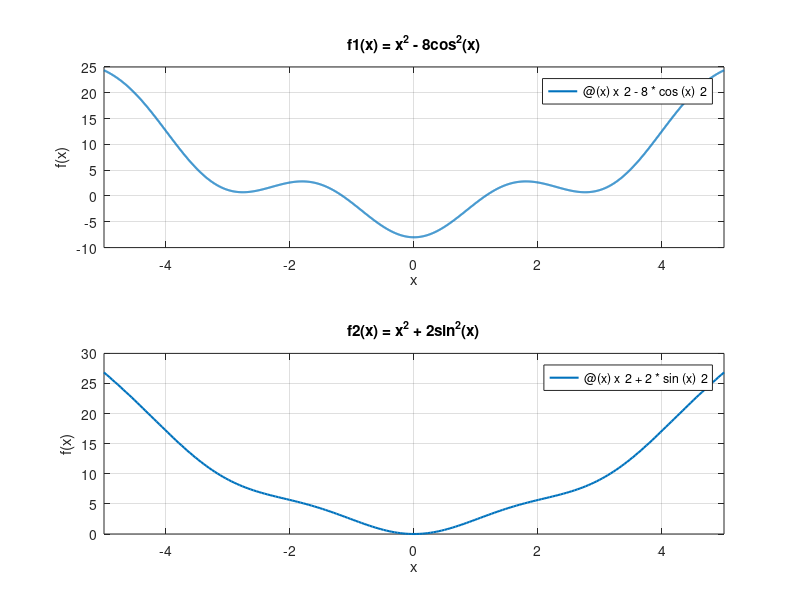

Write MATLAB code to recreate this figure.
clear; clc;

eta = 0.05;      % Learning rate
tol = 1e-4;      % Stopping tolerance t
n_max = 1000;    % Maximum number of iterations
x0_list = [1, 2, 3, 4, 5];

% Define functions and their derivatives
% f1(x) = x^2 - 8cos^2(x)
f1 = @(x) x^2 - 8*cos(x)^2;
df1 = @(x) 2*x + 8*sin(2*x);

% f2(x) = x^2 + 2sin^2(x)
f2 = @(x) x^2 + 2*sin(x)^2;
df2 = @(x) 2*x + 2*sin(2*x);

functions = {f1, f2};
derivatives = {df1, df2};
labels = {'f1(x) = x^2 - 8cos^2(x)', 'f2(x) = x^2 + 2sin^2(x)'};

% Main execution loop
for f_idx = 1:2
    fprintf('\n--- Analyzing function: %s ---\n', labels{f_idx});
    f = functions{f_idx};
    df = derivatives{f_idx};
    
    % Table header for results
    fprintf('x0\t| Min Point\t| Type\t\t| Derivative Evals\n');
    fprintf('-----------------------------------------------------------\n');
    
    for x0 = x0_list
        x_curr = x0;
        deriv_evals = 0;
        
        for k = 1:n_max
            % Evaluate gradient
            g = df(x_curr);
            deriv_evals = deriv_evals + 1;
            
            % Check convergence criterion
            if abs(g) < tol
                break;
            end
            
            x_curr = x_curr - eta * g;
        end
        
        % For f1: Global minimum is at x = 0 (approx -8)
        % For f2: Global minimum is at x = 0 (approx 0)
        min_type = 'Global';
        if f_idx == 1 && abs(x_curr) > 0.5
            min_type = 'Local';
        end
        
        fprintf('%d\t| %.5f\t| %s\t| %d\n', x0, x_curr, min_type, deriv_evals);
    end
    
    % Plotting
    subplot(2,1,f_idx);
    fplot(f, [-5, 5], 'LineWidth', 1.5);
    grid on; 
    title(labels{f_idx}); 
    xlabel('x'); 
    ylabel('f(x)');
end
